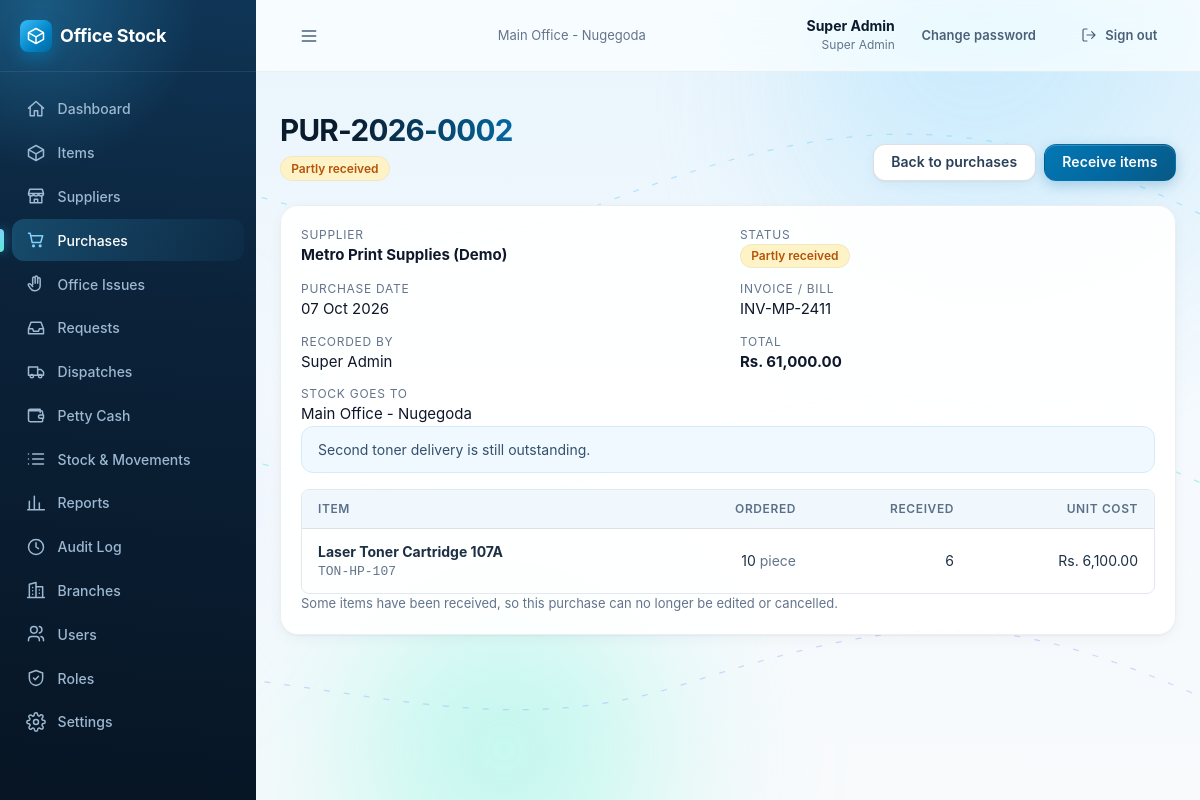
Screenshot of /purchases/2/ (signed in) with the database file from the repository.
### accounts/models.py (models this page shows, shortened)
class User(AbstractBaseUser):
    name = models.CharField(max_length=120)
    email = models.EmailField(unique=True)
    role = models.CharField(max_length=40)
    permissions = models.JSONField(null=True, blank=True, default=None)
    branch = models.ForeignKey(Branch, on_delete=models.PROTECT, related_name='users')
    active = models.BooleanField(default=True)
    failed_logins = models.PositiveSmallIntegerField(default=0)
    locked_until = models.DateTimeField(null=True, blank=True)
    created_at = models.DateTimeField(auto_now_add=True)
    updated_at = models.DateTimeField(auto_now=True)
    USERNAME_FIELD = 'email'
    REQUIRED_FIELDS = ['name']
    objects = UserManager()
    class Meta:
        ordering = ['name']
    @property
    def role_def(self):
        if not hasattr(self, '_role_def'):
            if self.role == SUPER_ADMIN_ROLE['key']:
                self._role_def = SUPER_ADMIN_ROLE
            else:
                r = Role.objects.filter(key=self.role).first()
                self._role_def = r.as_def() if r else None
        return self._role_def
    @property
    def role_name(self):
        return (self.role_def or {}).get('name') or self.role

class Branch(models.Model):
    name = models.CharField(max_length=120)
    code = models.CharField(max_length=10, unique=True)
    type = models.CharField(max_length=10, choices=[(BRANCH_TYPES.MAIN, 'Main office'), (BRANCH_TYPES.BRANCH, 'Branch')],
                            default=BRANCH_TYPES.BRANCH)
    address = models.CharField(max_length=250, blank=True, default='')
    phone = models.CharField(max_length=40, blank=True, default='')
    active = models.BooleanField(default=True)
    created_at = models.DateTimeField(auto_now_add=True)
    updated_at = models.DateTimeField(auto_now=True)
    class Meta:
        ordering = ['type', 'name']
        constraints = [
            models.UniqueConstraint(fields=['type'], condition=models.Q(type=BRANCH_TYPES.MAIN), name='one_main_office'),
        ]

### inventory/models.py (models this page shows, shortened)
class Purchase(models.Model):
    number = models.CharField(max_length=30, unique=True)  # PUR-2026-0001
    supplier = models.ForeignKey('catalog.Supplier', on_delete=models.PROTECT, related_name='purchases')
    purchase_date = models.DateField()
    invoice_ref = models.CharField(max_length=80, blank=True, default='')
    branch = models.ForeignKey('accounts.Branch', null=True, blank=True, on_delete=models.PROTECT, related_name='+')
    status = models.CharField(max_length=20, choices=choices(PURCHASE_STATUS), default=PURCHASE_STATUS.ORDERED)
    notes = models.CharField(max_length=500, blank=True, default='')
    created_by = models.ForeignKey(settings.AUTH_USER_MODEL, on_delete=models.PROTECT, related_name='+')
    created_at = models.DateTimeField(auto_now_add=True)
    updated_at = models.DateTimeField(auto_now=True)
    class Meta:
        ordering = ['-purchase_date', '-created_at']
        indexes = [
            models.Index(fields=['branch', '-purchase_date', '-created_at']),
            models.Index(fields=['status', '-purchase_date']),
        ]

class PurchaseLine(models.Model):
    purchase = models.ForeignKey(Purchase, on_delete=models.CASCADE, related_name='lines')
    item = models.ForeignKey('catalog.Item', on_delete=models.PROTECT, related_name='+')
    quantity_ordered = models.PositiveIntegerField(validators=[MinValueValidator(1)])
    quantity_received = models.PositiveIntegerField(default=0)
    unit_cost = models.DecimalField(max_digits=12, decimal_places=2, validators=[MinValueValidator(Decimal('0'))])
    class Meta:
        ordering = ['id']

### catalog/models.py (models this page shows, shortened)
class Supplier(models.Model):
    name = models.CharField(max_length=120, unique=True)
    contact = models.CharField(max_length=120, blank=True, default='')
    phone = models.CharField(max_length=40, blank=True, default='')
    active = models.BooleanField(default=True)
    created_at = models.DateTimeField(auto_now_add=True)
    updated_at = models.DateTimeField(auto_now=True)
    class Meta:
        ordering = ['name']

class Item(models.Model):
    code = models.CharField(max_length=20, unique=True)
    name = models.CharField(max_length=160)
    category = models.ForeignKey(Category, on_delete=models.PROTECT, related_name='items')
    unit = models.CharField(max_length=30)  # e.g. ream, box, piece
    min_stock = models.PositiveIntegerField(default=0)
    last_unit_cost = models.DecimalField(max_digits=12, decimal_places=2, null=True, blank=True,
                                         validators=[MinValueValidator(Decimal('0'))])
    active = models.BooleanField(default=True)
    created_at = models.DateTimeField(auto_now_add=True)
    updated_at = models.DateTimeField(auto_now=True)
    class Meta:
        ordering = ['name']

### inventory/views.py (the view)
# urls.py: path('purchases/<int:pk>/', views.purchase_detail, name='purchase_detail'),
@permission_required('purchases.view')
def purchase_detail(request, pk):
    p = purchases.get_purchase(request.user, pk)
    vm = _purchase_view_model(p)
    open_ = p.status in (PURCHASE_STATUS.ORDERED, PURCHASE_STATUS.PARTLY_RECEIVED)
    return render(request, 'inventory/purchase_detail.html', {
        **vm, 'open': open_, 'has_receipts': has_receipts(vm['lines']), 'cancelled': p.status == PURCHASE_STATUS.CANCELLED,
        'show_branch_name': not is_branch_side(request.user),
        'can_manage': has_any(request.user, ['purchases.manage']), 'can_receive': has_any(request.user, ['purchases.receive'])})

### core/context_processors.py (called while the page is built)
def app(request):
    ctx = {}
    user = getattr(request, 'user', None)
    if user is None or not user.is_authenticated:
        return ctx
    settings = Setting.get()
    ctx['app_settings'] = settings
    perms = getattr(request, 'perms', [])
    nav = []
    path = request.path
    for n in visible_nav(user, perms, settings.branch_module_enabled):
        try:
            url = reverse(n['url'])
        except NoReverseMatch:
            continue
        active = path == url if n.get('exact') else path.startswith(n['match'])
        nav.append({**n, 'href': url, 'active': active})
    ctx.update({
        'nav': nav,
        'perm': {p.replace('.', '_'): (p in perms) for p in ALL_PERMISSIONS},
        'is_branch_side': side_of(user) == 'branch',
        'is_super_admin': user.role == 'super_admin',
    })
    return ctx

### core/models.py (called while the page is built)
    @classmethod
    def get(cls):
        obj = cls.objects.filter(key='app').first()
        if obj:
            return obj
        try:
            with transaction.atomic():
                return cls.objects.create(key='app')
        except IntegrityError:
            return cls.objects.get(key='app')

### core/permissions.py (called while the page is built)
def side_of(user, role_def=None):
    role_def = role_def if role_def is not None else getattr(user, 'role_def', None)
    return (role_def or {}).get('side') or SIDES.MAIN

def is_branch_side(user, role_def=None):
    return side_of(user, role_def) == SIDES.BRANCH

def effective_permissions(user, role_def=None):
    if user.role == ROLES.SUPER_ADMIN:
        return list(ALL_PERMISSIONS)
    if isinstance(user.permissions, (list, tuple)):
        return list(user.permissions)
    role_def = role_def if role_def is not None else getattr(user, 'role_def', None)
    return list((role_def or {}).get('permissions') or [])

def has_any(user, perms):
    have = effective_permissions(user)
    return any(p in have for p in perms)

def can_access_branch(user, record_branch_id):
    if not is_branch_side(user):
        return True
    if not record_branch_id:
        return False
    return str(record_branch_id) == str(user.branch_id)

### core/rules/purchase_rules.py (called while the page is built)
def round2(value):
    return Decimal(value).quantize(_CENT, rounding=ROUND_HALF_UP)

def purchase_total(lines):
    return round2(sum((Decimal(l.quantity_ordered) * Decimal(l.unit_cost) for l in lines), Decimal(0)))

def has_receipts(lines):
    return any((l.quantity_received or 0) > 0 for l in lines)

### core/templatetags/ui.py (called while the page is built)
@register.filter
def fdate(value):
    return value.strftime('%d %b %Y') if value else ''

### inventory/templates/inventory/purchase_detail.html (shortened to what this page needs)
{% extends "base.html" %}
{% load ui %}
{% block content %}
<div class="page-header">
  <div><h1>{{ p.number }}</h1><p>{% status_badge 'purchase' p.status %}</p></div>
  <div class="actions">
    <a class="btn btn-secondary" href="{% url 'inventory:purchase_list' %}">Back to purchases</a>
    {% if can_receive and open %}<a class="btn" href="{% url 'inventory:purchase_receive' p.pk %}">Receive items</a>{% endif %}
  </div>
</div>
<div class="card"><div class="card-body stack">
  <dl class="facts">
    <div><dt>Supplier</dt><dd><b>{{ p.supplier.name }}</b></dd></div>
    <div><dt>Status</dt><dd>{% status_badge 'purchase' p.status %}</dd></div>
    <div><dt>Purchase date</dt><dd>{{ p.purchase_date|fdate }}</dd></div>
    <div><dt>Invoice / bill</dt><dd>{{ p.invoice_ref|default:"–" }}</dd></div>
    <div><dt>Recorded by</dt><dd>{{ p.created_by.name }}</dd></div>
    <div><dt>Total</dt><dd><b>{{ total|money }}</b></dd></div>
    {% if show_branch_name %}<div><dt>Stock goes to</dt><dd>{{ p.branch.name|default:"Main office" }}</dd></div>{% endif %}
  </dl>
  {% if p.notes %}<p class="notice" style="margin:0">{{ p.notes }}</p>{% endif %}
  <div class="table-wrap" style="border:1px solid var(--s200);border-radius:8px"><table class="data">
    <thead><tr><th>Item</th><th class="num">Ordered</th><th class="num">Received</th><th class="num">Unit cost</th></tr></thead>
    <tbody>{% for l in lines %}
      <tr><td><b>{{ l.item.name }}</b><div class="mono small muted">{{ l.item.code }}</div></td>
      <td class="num nowrap">{{ l.quantity_ordered }} <span class="muted">{{ l.item.unit }}</span></td>
      <td class="num nowrap">{{ l.quantity_received }}</td><td class="num nowrap">{{ l.unit_cost|money }}</td></tr>
    {% endfor %}</tbody>
  </table></div>
  {% if open and has_receipts %}<p class="small muted" style="margin:0">Some items have been received, so this purchase can no longer be edited or cancelled.</p>{% endif %}
</div></div>
{% endblock %}

### templates/base.html (shortened to what this page needs)
{% load static ui %}<!doctype html>
<html lang="en">
<head>
  <link rel="stylesheet" href="{% static 'css/app.css' %}">
  <link rel="stylesheet" href="{% static 'css/premium.css' %}">
</head>
<body>
<div class="ambient" aria-hidden="true">
  <span class="blob b1" data-parallax="0.10"><i></i></span>
  <span class="blob b2" data-parallax="-0.07"><i></i></span>
  <span class="blob b3" data-parallax="0.05"><i></i></span>
</div>
<div class="shell">
  <aside class="sidebar" id="sidebar">
    <div class="brand"><div class="brand-mark">{% icon 'box' %}</div><span class="brand-name">Office Stock</span></div>
    <nav class="nav" aria-label="Main">
      {% for n in nav %}<a href="{{ n.href }}" class="{% if n.active %}active{% endif %}">{% icon n.icon %}{{ n.label }}</a>{% endfor %}
    </nav>
  </aside>
  <div class="main-col">
    <header class="topbar">
      <button class="btn btn-ghost menu-btn" type="button" data-nav-open aria-label="Open menu">{% icon 'menu' %}</button>
      <div class="branch-name muted small">{{ request.user.branch.name }}</div>
      <div class="topbar-right">
        <div class="who"><b>{{ request.user.name }}</b><span>{{ request.user.role_name }}</span></div>
        <a class="btn btn-ghost btn-sm" href="{% url 'accounts:change_password' %}">Change password</a>
        <form method="post" action="{% url 'accounts:logout' %}" class="inline">{% csrf_token %}
          <button class="btn btn-ghost btn-sm" type="submit">{% icon 'logout' 'icon icon-sm' %}<span class="hide-sm">Sign out</span></button>
        </form>
      </div>
    </header>
    <main class="content">
      {% block content %}{% endblock %}
    </main>
  </div>
</div>
</body>
</html>

### rows the page displays
User: user.branch.name "Main Office - Nugegoda", user.name "Super Admin", user.role_name "Super Admin"
Purchase: status "Partly received", supplier.name "Metro Print Supplies (Demo)", purchase_date|fdate "07 Oct 2026", invoice_ref "INV-MP-2411", created_by.name "Super Admin", branch.name "Main Office - Nugegoda", notes "Second toner delivery is still outstanding."
PurchaseLine: item.name "Laser Toner Cartridge 107A", item.code "TON-HP-107", quantity_ordered "10", item.unit "piece", quantity_received "6", unit_cost "Rs. 6,100.00"

### other values shown
{{ n.label }} "Dashboard" "Items" "Suppliers" "Purchases" "Office Issues" "Requests" "Dispatches" "Petty Cash" "Stock & Movements" "Reports" "Audit Log" "Branches" "Users" "Roles" "Settings"
{{ total|money }} "Rs. 61,000.00"
